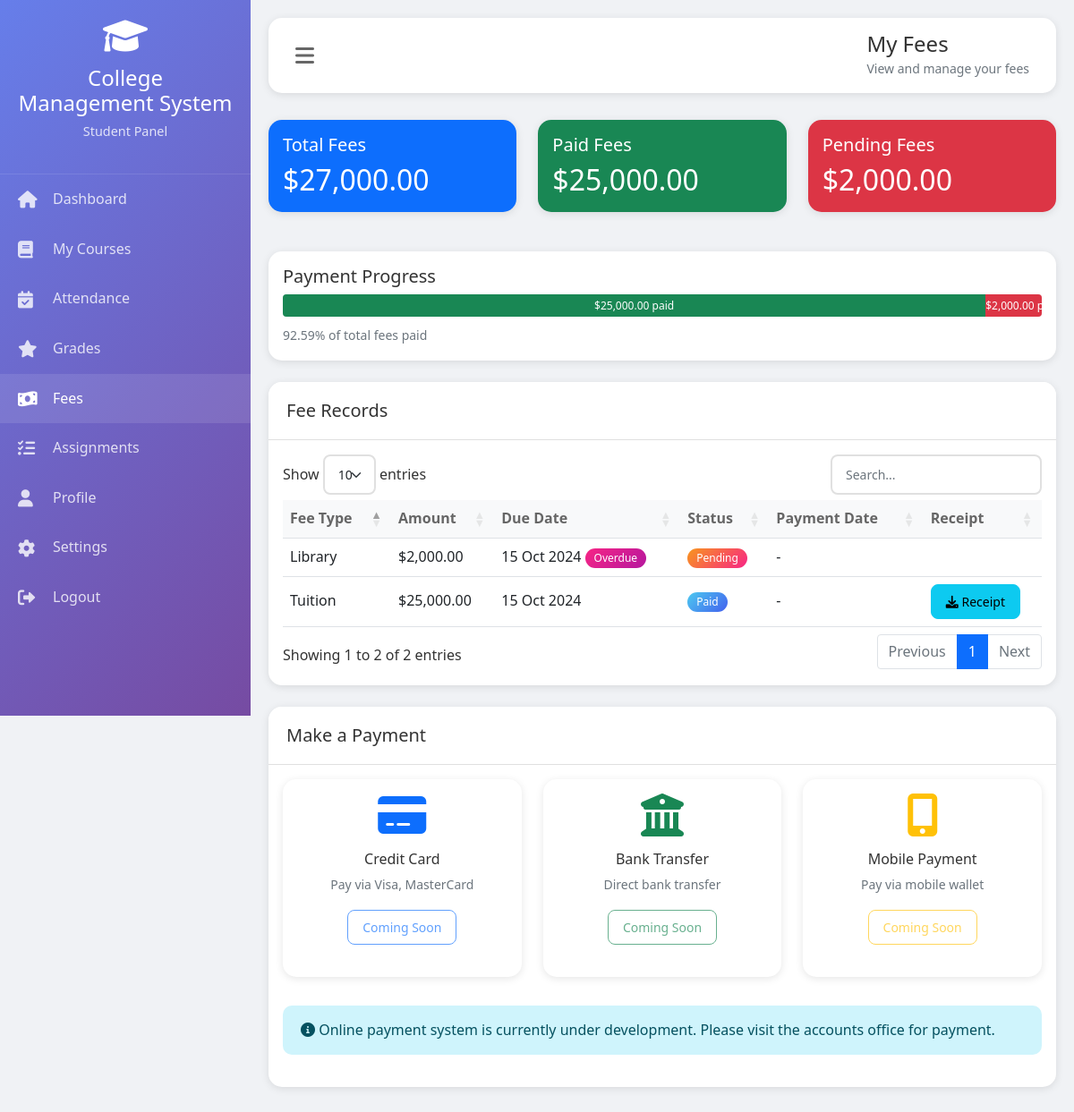
Screenshot of /fees.php (signed in) with the database file from the repository.
### tables this page shows
CREATE TABLE fees (
    id INT PRIMARY KEY AUTO_INCREMENT,
    student_id INT,
    fee_type ENUM('tuition', 'exam', 'library', 'lab', 'hostel', 'transport', 'other') NOT NULL,
    amount DECIMAL(10,2),
    due_date DATE,
    paid_date DATE,
    status ENUM('paid', 'pending', 'overdue', 'partial') DEFAULT 'pending',
    payment_method VARCHAR(50),
    transaction_id VARCHAR(100),
    receipt_number VARCHAR(50),
    paid_amount DECIMAL(10,2),
    remarks TEXT,
    FOREIGN KEY (student_id) REFERENCES students(id)
);

### functions.php (called while the page is built, shortened)
<?php
function getStudentByUserId($user_id) {
    global $conn;
    $user_id = intval($user_id);
    $result = $conn->query("SELECT s.*, u.full_name, u.email, u.phone, u.address
                           FROM students s
                           JOIN users u ON s.user_id = u.id
                           WHERE s.user_id = $user_id");
    if ($result && $result->num_rows > 0) {
        return $result->fetch_assoc();
    }
    return null;
}
function getStudentFees($student_id) {
    global $conn;
    $student_id = intval($student_id);
    $result = $conn->query("SELECT * FROM fees WHERE student_id = $student_id ORDER BY due_date DESC");
    $fees = [];
    if ($result) {
        while ($row = $result->fetch_assoc()) {
            $fees[] = $row;
        }
    }
    return $fees;
}
function getTotalFees($student_id) {
    global $conn;
    $student_id = intval($student_id);
    $result = $conn->query("SELECT SUM(amount) as total FROM fees WHERE student_id = $student_id");
    if ($result && $result->num_rows > 0) {
        $data = $result->fetch_assoc();
        return $data['total'] ?: 0;
    }
    return 0;
}
function getPaidFees($student_id) {
    global $conn;
    $student_id = intval($student_id);
    $result = $conn->query("SELECT SUM(amount) as total FROM fees WHERE student_id = $student_id AND status = 'paid'");
    if ($result && $result->num_rows > 0) {
        $data = $result->fetch_assoc();
        return $data['total'] ?: 0;
    }
    return 0;
}
function formatDate($date, $format = 'd M Y') {
    return date($format, strtotime($date));
}
?>

### fees.php (the view, shortened to what this page needs)
<?php
$user_id = $_SESSION['user_id'];
$student = getStudentByUserId($user_id);
$fees = getStudentFees($student['id']);
$total_fees = getTotalFees($student['id']);
$paid_fees = getPaidFees($student['id']);
$pending_fees = $total_fees - $paid_fees;
include '../includes/header.php';
include '../includes/sidebar.php';
?>
<div class="main-content" id="mainContent">
    <div class="top-bar">
        <button class="menu-toggle" onclick="toggleSidebar()">
            <i class="fas fa-bars"></i>
        </button>
        <div>
            <h4 class="mb-0">My Fees</h4>
            <small class="text-muted">View and manage your fees</small>
        </div>
    </div>
    <div class="row mb-4">
        <div class="col-md-4">
            <div class="card text-white bg-primary">
                <div class="card-body">
                    <h5 class="card-title">Total Fees</h5>
                    <h2 class="mb-0">$<?php echo number_format($total_fees, 2); ?></h2>
                </div>
            </div>
        </div>
        <div class="col-md-4">
            <div class="card text-white bg-success">
                <div class="card-body">
                    <h5 class="card-title">Paid Fees</h5>
                    <h2 class="mb-0">$<?php echo number_format($paid_fees, 2); ?></h2>
                </div>
            </div>
        </div>
        <div class="col-md-4">
            <div class="card text-white bg-<?php echo $pending_fees > 0 ? 'danger' : 'secondary'; ?>">
                <div class="card-body">
                    <h5 class="card-title">Pending Fees</h5>
                    <h2 class="mb-0">$<?php echo number_format($pending_fees, 2); ?></h2>
                </div>
            </div>
        </div>
    </div>
    <div class="card mb-4">
        <div class="card-body">
            <h5 class="card-title">Payment Progress</h5>
            <?php
            $paid_percentage = $total_fees > 0 ? ($paid_fees / $total_fees) * 100 : 0;
            ?>
            <div class="progress mb-2" style="height: 25px;">
                <div class="progress-bar bg-success" style="width: <?php echo $paid_percentage; ?>%">
                    $<?php echo number_format($paid_fees, 2); ?> paid
                </div>
                <div class="progress-bar bg-danger" style="width: <?php echo 100 - $paid_percentage; ?>%">
                    $<?php echo number_format($pending_fees, 2); ?> pending
                </div>
            </div>
            <small class="text-muted"><?php echo round($paid_percentage, 2); ?>% of total fees paid</small>
        </div>
    </div>
    <div class="card">
        <div class="card-header">
            <h5 class="mb-0">Fee Records</h5>
        </div>
        <div class="card-body">
            <div class="table-responsive">
                <table class="table table-hover datatable">
                    <thead>
                        <tr>
                            <th>Fee Type</th>
                            <th>Amount</th>
                            <th>Due Date</th>
                            <th>Status</th>
                            <th>Payment Date</th>
                            <th>Receipt</th>
                        </tr>
                    </thead>
                    <tbody>
                        <?php foreach($fees as $fee): ?>
                        <tr>
                            <td><?php echo ucfirst($fee['fee_type']); ?></td>
                            <td>$<?php echo number_format($fee['amount'], 2); ?></td>
                            <td>
                                <?php echo formatDate($fee['due_date']); ?>
                                <?php if(strtotime($fee['due_date']) < time() && $fee['status'] == 'pending'): ?>
                                    <span class="badge bg-danger">Overdue</span>
                                <?php endif; ?>
                            </td>
                            <td>
                                <span class="badge bg-<?php
                                    echo $fee['status'] == 'paid' ? 'success' : 'warning';
                                ?>">
                                    <?php echo ucfirst($fee['status']); ?>
                                </span>
                            </td>
                            <td><?php echo $fee['paid_date'] ? formatDate($fee['paid_date']) : '-'; ?></td>
                            <td>
                                <?php if($fee['status'] == 'paid'): ?>
                                    <a href="download_receipt.php?id=<?php echo $fee['id']; ?>" class="btn btn-sm btn-info">
                                        <i class="fas fa-download"></i> Receipt
                                    </a>
                                <?php endif; ?>
                            </td>
                        </tr>
                        <?php endforeach; ?>
                    </tbody>
                </table>
            </div>
        </div>
    </div>
    <?php if($pending_fees > 0): ?>
    <div class="card mt-4">
        <div class="card-header">
            <h5 class="mb-0">Make a Payment</h5>
        </div>
        <div class="card-body">
            <div class="row">
                <div class="col-md-4 mb-3">
                    <div class="card h-100">
                        <div class="card-body text-center">
                            <i class="fas fa-credit-card fa-3x text-primary mb-3"></i>
                            <h6>Credit Card</h6>
                            <p class="text-muted small">Pay via Visa, MasterCard</p>
                            <button class="btn btn-sm btn-outline-primary" disabled>Coming Soon</button>
                        </div>
                    </div>
                </div>
                <div class="col-md-4 mb-3">
                    <div class="card h-100">
                        <div class="card-body text-center">
                            <i class="fas fa-university fa-3x text-success mb-3"></i>
                            <h6>Bank Transfer</h6>
                            <p class="text-muted small">Direct bank transfer</p>
                            <button class="btn btn-sm btn-outline-success" disabled>Coming Soon</button>
                        </div>
                    </div>
                </div>
                <div class="col-md-4 mb-3">
                    <div class="card h-100">
                        <div class="card-body text-center">
                            <i class="fas fa-mobile-alt fa-3x text-warning mb-3"></i>
                            <h6>Mobile Payment</h6>
                            <p class="text-muted small">Pay via mobile wallet</p>
                            <button class="btn btn-sm btn-outline-warning" disabled>Coming Soon</button>
                        </div>
                    </div>
                </div>
            </div>
            <div class="alert alert-info mt-3">
                <i class="fas fa-info-circle"></i> Online payment system is currently under development.
                Please visit the accounts office for payment.
            </div>
        </div>
    </div>
    <?php endif; ?>
</div>
<?php include '../includes/footer.php'; ?>

### style.css (style rules this page uses)
:root { --primary-color: #4361ee; --secondary-color: #3f37c9; --success-color: #4cc9f0; --danger-color: #f72585; --warning-color: #f8961e; --info-color: #4895ef; --dark-color: #1e1e2f; --light-color: #f8f9fa; }
* { margin: 0; padding: 0; box-sizing: border-box; }
body { font-family: 'Segoe UI', Tahoma, Geneva, Verdana, sans-serif; background: #f0f2f5; color: #333; line-height: 1.6; }
.card { border: none; border-radius: 15px; box-shadow: 0 2px 10px rgba(0,0,0,0.1); transition: all 0.3s ease; }
.card-header { background: white; border-bottom: 1px solid #e0e0e0; padding: 20px; border-radius: 15px 15px 0 0 !important; }
.btn { padding: 8px 16px; border-radius: 8px; font-weight: 500; transition: all 0.3s ease; }
.table { margin-bottom: 0; }
.table th { border-top: none; color: #666; font-weight: 600; background: #f8f9fa; }
.table td { vertical-align: middle; }
.badge { padding: 5px 10px; border-radius: 20px; font-weight: 500; }
.badge.bg-success { background: linear-gradient(135deg, #4cc9f0, #4361ee) !important; }
.badge.bg-warning { background: linear-gradient(135deg, #f8961e, #f72585) !important; }
.badge.bg-danger { background: linear-gradient(135deg, #f72585, #b5179e) !important; }
.alert { border: none; border-radius: 10px; padding: 15px 20px; margin-bottom: 20px; }

### header.php (style rules this page uses)
:root { --primary-color: #4361ee; --secondary-color: #3f37c9; --success-color: #4cc9f0; --danger-color: #f72585; --warning-color: #f8961e; --info-color: #4895ef; --dark-color: #1e1e2f; --light-color: #f8f9fa; }
body { font-family: 'Segoe UI', Tahoma, Geneva, Verdana, sans-serif; background: #f0f2f5; }
.main-content { margin-left: 280px; padding: 20px; transition: all 0.3s ease; }
.top-bar { background: white; padding: 15px 30px; border-radius: 15px; box-shadow: 0 2px 10px rgba(0,0,0,0.1); margin-bottom: 30px; display: flex; align-items: center; justify-content: space-between; }
.menu-toggle { background: none; border: none; font-size: 1.5em; color: #666; cursor: pointer; }
.card { border: none; border-radius: 15px; box-shadow: 0 2px 10px rgba(0,0,0,0.1); margin-bottom: 20px; }
.card-header { background: white; border-bottom: 1px solid #e0e0e0; padding: 20px; border-radius: 15px 15px 0 0 !important; }
.table th { border-top: none; color: #666; font-weight: 600; }
.badge { padding: 5px 10px; border-radius: 20px; }

### rows the page displays
fees: fee_type "Tuition", amount "25,000.00", due_date "15 Oct 2024", status "Paid"
fees: fee_type "Library", amount "2,000.00", due_date "15 Oct 2024", shows "Overdue", status "Pending"

### other values shown
SITE_NAME "College Management System"
$role "Student"
$total_fees "27,000.00"
$paid_fees "25,000.00"
$pending_fees "2,000.00"
$paid_percentage "92.59"
